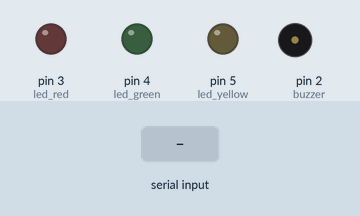
The sketch below on a simulated Arduino Uno, built with avr-gcc and run on an emulated ATmega328P. Parts: output pins drawn as LEDs (lit = HIGH), buzzer (waves = sounding, pin HIGH). Inputs (shaded band) come from the test bench. What the sketch prints to the serial monitor is not drawn.

Above: at 1.2 s.
1.3 s: "r" received over Serial
At 1.6 s:
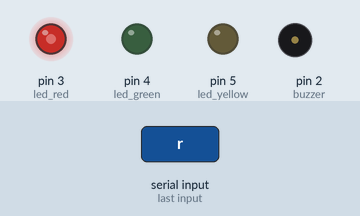
2.8 s: "g" received over Serial
At 3.5 s:
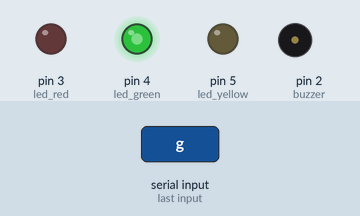
4.3 s: "y" received over Serial
At 5.1 s:
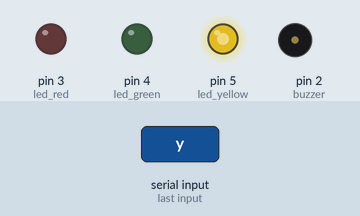
5.8 s: "z" received over Serial
At 7.0 s:
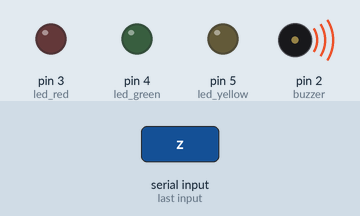
8.8 s: "1" received over Serial
At 10.1 s:
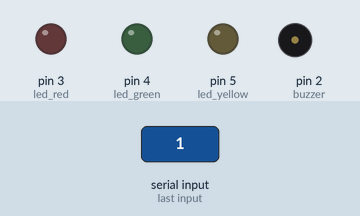
11.3 s: "r" received over Serial
At 12.8 s:
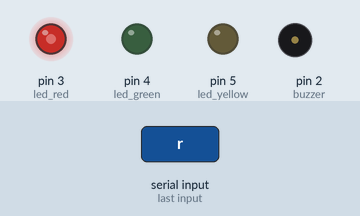
Timing chart, 0 to 13.8 s (numbered marks = the images above; inputs shaded):
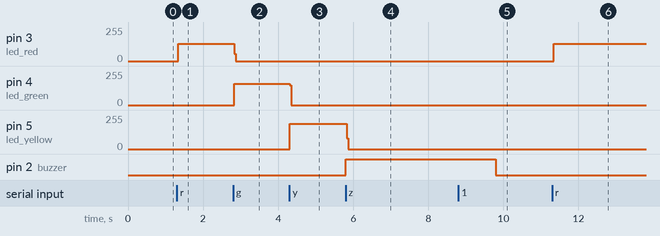

Measured:
- after the input at 1.3 s, pin 3 (led_red): 0/255 → 131/255 at once
- after the input at 2.8 s, pin 3 (led_red): 131/255 → 0/255 at once; pin 4 (led_green): 0/255 → 161/255 at once
- after the input at 4.3 s, pin 4 (led_green): 161/255 → 0/255 at once; pin 5 (led_yellow): 0/255 → 190/255 at once
- after the input at 5.8 s, pin 5 (led_yellow): 190/255 → 0/255 at once; pin 2 (buzzer): LOW → HIGH at once
- after the input at 8.8 s, pin 2 (buzzer): HIGH → LOW after 1.0 s
- after the input at 11.3 s, pin 3 (led_red): 0/255 → 131/255 at once

The sketch:

sketch_feb12e.ino
```cpp
int led_red = 3;
int led_green = 4;
int led_yellow = 5;
int buzzer = 2;
char reading ;

void setup() {
  // put your setup code here, to run once:
  pinMode(led_red, OUTPUT);
  pinMode(led_green, OUTPUT);
  pinMode(led_yellow, OUTPUT);
  pinMode(buzzer, OUTPUT);
  Serial.begin(9600);
  Serial.println("Enter your Char: ");
}

void loop() {
  // put your main code here, to run repeatedly:
  if (Serial.available() > 0){
    reading = Serial.read();
  }
  digitalWrite(led_red, LOW);
  digitalWrite(led_green, LOW);
  digitalWrite(led_yellow, LOW);
  digitalWrite(buzzer, LOW);
  switch (reading){
    case 'r':
    digitalWrite (led_red , HIGH);
    break ;
    case 'g':
    digitalWrite (led_green , HIGH);
    break ;
    case 'y':
    digitalWrite (led_yellow , HIGH);
    break ;
    case 'z':
    digitalWrite (buzzer , HIGH);
    delay(2000);
    digitalWrite (buzzer , LOW);
    break ;
    default:
    Serial.println("Error Input");
    break;

  }

}
```
